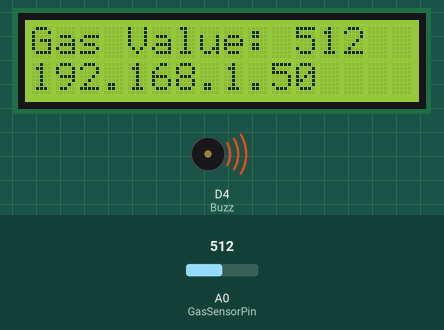
A sketch run on a simulated ESP8266 (NodeMCU). On the bench: 16×2 character LCD, buzzer (waves = sounding). The inputs (shaded band) are chosen by the test bench; at power-on: A0 (GasSensorPin) = 512. WiFi joins after 1.5 s; servers stay silent unless stated; what the sketch prints to the serial monitor is not drawn.

Above: at 3.2 s.
3.3 s: A0 (GasSensorPin) set to 494
5.7 s: A0 (GasSensorPin) set to 510
At 7.5 s:
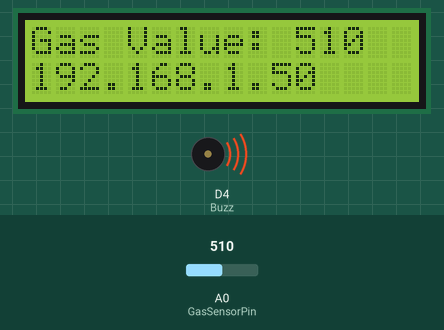
8.2 s: A0 (GasSensorPin) set to 490
At 11.6 s:
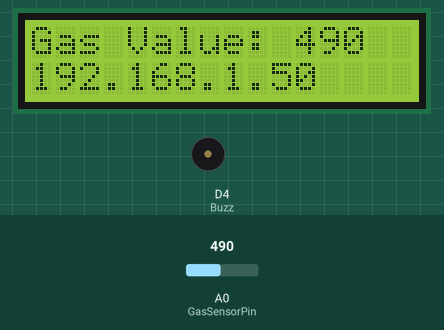
Timing chart, 0 to 13.1 s (numbered marks = the images above; inputs shaded):
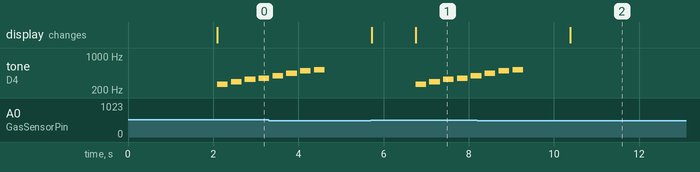

The sketch:

pir-motion.ino
```cpp
#include <Arduino.h>
#include <ESP8266WiFi.h>
#include <ESPAsyncWebServer.h>
#include <LiquidCrystal_I2C.h>

LiquidCrystal_I2C lcd(0x27, 16, 2); // Initialize I2C LCD

const char *ssid = "my"; // Replace with your WiFi name
const char *password = "andreeenya2"; // Replace with your WiFi password

// Pin
#define GasSensorPin A0 // Pin for gas sensor
#define Buzz D4

AsyncWebServer server(80);

// Nada dan durasi melodi lagu "Golden Hour"
int melody[] = {262, 294, 330, 349, 392, 440, 494, 523}; // Contoh nada (frekuensi dalam Hz)
int noteDurations[] = {4, 4, 4, 4, 4, 4, 4, 4}; // Durasi setiap nada (4 adalah seperempat nada)

void playMelody() {
  int length = sizeof(melody) / sizeof(melody[0]);
  for (int thisNote = 0; thisNote < length; thisNote++) {
    int noteDuration = 1000 / noteDurations[thisNote];
    tone(Buzz, melody[thisNote], noteDuration);
    delay(noteDuration * 1.30);
    noTone(Buzz);
  }
}

void setup() {
  pinMode(Buzz, OUTPUT);
  lcd.init();
  lcd.backlight();

  Serial.begin(115200);
  WiFi.begin(ssid, password);
  Serial.println("Connecting to WiFi...");

  while (WiFi.status() != WL_CONNECTED) {
    delay(1000);
    Serial.print(".");
  }

  Serial.println();
  Serial.print("Connected to WiFi. IP address: ");
  Serial.println(WiFi.localIP());

  // Serve HTML page
  server.on("/", HTTP_GET, [](AsyncWebServerRequest *request){
    String ipAddress = WiFi.localIP().toString();
    request->send(200, "text/html",
      "<!DOCTYPE html>"
      "<html lang='en'>"
      "<head>"
      "<meta charset='UTF-8'>"
      "<meta name='viewport' content='width=device-width, initial-scale=1.0'>"
      "<title>Gas Sensor Monitor</title>"
      "<style>"
      "body { font-family: Arial, sans-serif; background: linear-gradient(to bottom right, #B1B2FF, #AAC4FF, #EEF1FF); text-align: center; margin: 0; height: 100vh; display: flex; align-items: center; justify-content: center; }"
      ".container { display: flex; flex-direction: column; align-items: center; padding: 20px; background-color: white; border-radius: 15px; width: 250px; box-shadow: 0 4px 8px rgba(0, 0, 0, 0.2); }"
      ".title { font-size: 24px; font-weight: bold; color: #333; margin-bottom: 30px; }"
      ".value-box { width: 100px; height: 100px; background-color: #f2f2f2; border-radius: 10px; display: flex; align-items: center; justify-content: center; font-size: 24px; color: #333; margin-bottom: 10px; }"
      ".ip-address { font-size: 18px; color: #333; margin-bottom: 10px; margin-top: 5px;}"
      ".name-list { font-size: 18px; color: #333; list-style: none; padding: 0; margin-top: 15px; text-align: left;}"
      ".name-list li { margin: 5px 0; }"
      "</style>"
      "</head>"
      "<body>"
      "<div class='container'>"
      "<div class='title'>Gas Value</div>"
      "<div class='value-box' id='value-box'>0</div>"
      "<h2>Kelompok 6</h2>"
      "<ul class='name-list'>"
      "<li>1. Andree Agustian Wenas</li>"
      "<li>2. Dwi Nur Cahya</li>"
      "<li>3. Maulana Faqih Al Faruq</li>"
      "<li>4. Naufal Zaky Ramadhan</li>"
      "</ul>"
      "</div>"
      "<script>"
      "setInterval(() => {"
      "  fetch('/gas').then(response => response.json()).then(data => {"
      "    const gasValue = Math.min(Math.max(data.gasValue, 0), 1023);"
      "    document.getElementById('value-box').innerText = gasValue;"
      "  });"
      "}, 1000);"
      "</script>"
      "</body>"
      "</html>");
  });

  // Endpoint to get gas value
  server.on("/gas", HTTP_GET, [](AsyncWebServerRequest *request){
    int gasValue = analogRead(GasSensorPin);
    request->send(200, "application/json", String("{\"gasValue\":") + gasValue + "}");
  });

  server.begin();
}

void loop() {
  int gasValue = analogRead(GasSensorPin);
  lcd.clear();
  lcd.setCursor(0, 0);
  lcd.print("Gas Value: ");
  lcd.print(gasValue);
  lcd.setCursor(0, 1);
  lcd.print(WiFi.localIP());

  // Check for gas leak
  if (gasValue > 500) {
    playMelody(); // Mainkan melodi jika nilai gas > 500
  } else {
    noTone(Buzz);
  }

  delay(1000);
}
```

Measured:
- after the input at 5.7 s, tone on D4 (Buzz): plays 262 Hz for 0.25 s, 294 Hz for 0.25 s, 330 Hz for 0.25 s, 349 Hz for 0.25 s, 392 Hz for 0.15 s, starting after 1.1 s; the display: first differs from a run without the input after 1.1 s (image 1)
- after the input at 8.2 s, tone on D4 (Buzz): goes on until 9.3 s, then stays silent; the display: changes after 2.2 s (image 2)
- by itself, tone on D4 (Buzz): plays 392 Hz for 0.25 s, 440 Hz for 0.25 s, 494 Hz for 0.25 s, 523 Hz for 0.25 s
